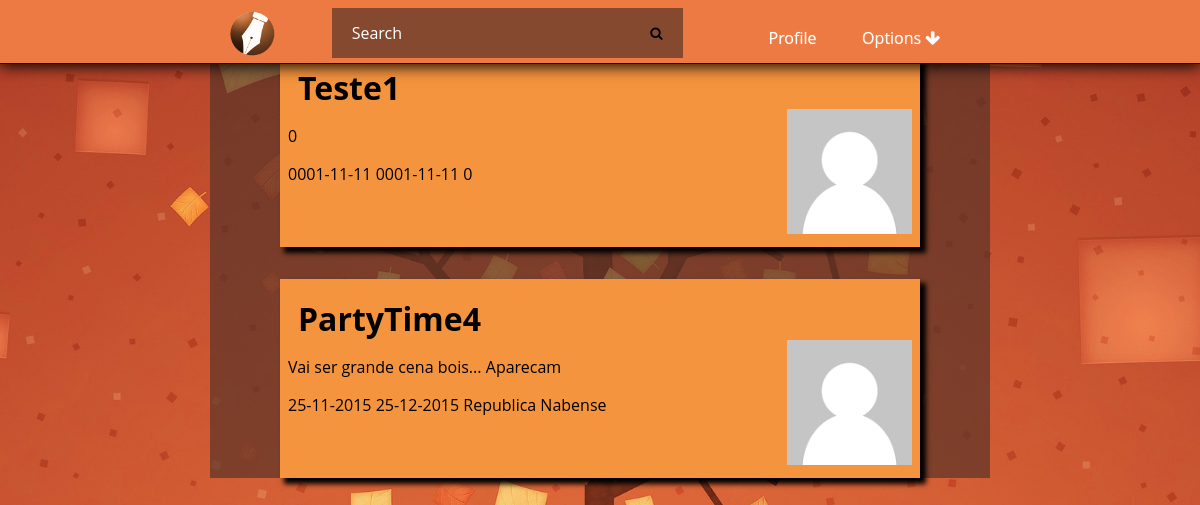
Screenshot of / (signed in) with the database file from the repository.
### tables this page shows
CREATE TABLE Event(
	idEvent INTEGER PRIMARY KEY,
	nameEvent TEXT NOT NULL,
	creationDate DATE NOT NULL,
	endDate DATE NOT NULL,
	local TEXT NOT NULL,
	public BOOLEAN,
	type TEXT,
	description TEXT,
	idPhoto INTEGER REFERENCES Photo(idPhoto),
	idOwner INTEGER REFERENCES User(idUser)
);

### databaseConnection.php (called while the page is built, shortened)
<?php
function getMyEvents(){
    $db = new PDO('sqlite:event.db');
    $stmt=$db->prepare("SELECT Event.* FROM UserEvent,Event WHERE idUser=:userId AND Event.idEvent=UserEvent.idEvent");
    $stmt->bindParam(':userId',$_SESSION["userId"],PDO::PARAM_INT);
	$stmt->execute();
	$result = $stmt->fetchAll();
    return $result;
}
?>

### index.php (the view, shortened to what this page needs)
<?php
	include_once 'databaseConnection.php';
?>
<!DOCTYPE html>
<html>
<head>
    <link rel="stylesheet" href="http://cdnjs.cloudflare.com/ajax/libs/font-awesome/4.4.0/css/font-awesome.min.css">
    <link rel="stylesheet" type="text/css" href="css/eventManager.css">
</head>
<body>
<div id="hmenu">
	<div id="containerNavBar">
		<ul class="nav">
			<a href="index.php"><img id="logo" src="static/website/logo.png"></img></a>
			<li id="search">
				<form action="" method="get">
					<input type="text" name="search_text" id="search_text" placeholder="Search" />
					<button type="submit" name="search_button" id="search_button"><i class="fa fa-search"></i></button>
				</form>
			</li>
			<li id="options">
				<a href="#">Options  <i class="fa fa-arrow-down"></i></a>
			</li>
			<li id="profile">
				<a href="profile">Profile</a>
			</li>
		</ul>
	</div>
</div>
<?php
    $results = getMyEvents();
	foreach($results as $result) { ?>
		<div class="card"  id="event<?php echo $result["idEvent"]?>"  >
			<h1><?php echo $result['nameEvent'] ?></h1>
			<div class="desc">
				<div class="descText">
					<p><?php echo $result['description'] ?></p>
					<p><?php echo $result['creationDate']." ".$result['endDate']." ".$result['local'] ?></p>
				</div>
				<div class="imgContainer">
					<img src="static/user/userDefault.png"/>
				</div>
			</div>
		</div>
	<?php } ?>
</body>
</html>

### css/eventManager.css (style rules this page uses)
html { background-image: url('\../static/website/background.jpg'); background-attachment: fixed; background-position:center center; background-size:cover; display: block; box-sizing: border-box; }
body { width: 65%; margin:0 auto; background-color: rgba(88, 52, 40, 0.69); background-attachment: fixed; margin-top: 4%; height: 100%; box-sizing: border-box; }
div#hmenu { margin: auto auto; height: 8%; background: #ED7A43; width: 100%; text-align: center; position: fixed; top:0; left:0; border-bottom:1px solid; box-shadow: 0 1px 15px 1px; box-sizing: border-box; }
.card,.cardEvent { background-color: #F5943E; width: 80%; margin: 0 auto; margin-bottom: 2em; box-shadow: 5px 5px 5px 1px; padding: 0.5em; font-family: 'Open Sans', sans-serif; }
.card h1,.cardEvent h1 { margin:0px; padding:10px; padding-bottom:0px; display: table-cell; width: 80%; }
.card .descText,.cardEvent .descText { margin: 0 auto; height: 100%; display: inline-block; padding: 0px; border: 0px; width: 80%; box-sizing: border-box; padding-right: 1em; text-align: justify; float: left; }
.card .imgContainer,.cardEvent .imgContainer { display: inline-block;border: 0;vertical-align: middle;width: 20%;margin: auto;padding: 0; }
.desc { display: block; width: 100%; height: 100%; margin: 0 auto; }
.imgContainer img { width: 100%; height: auto; }
img#logo { height: 80%;width: auto;float: left;margin-left: 1em;border-radius: 50%;margin-right: 1em; }
div#containerNavBar { display: inline-block; width: 65%; height: 100%; margin: auto; }
.nav { height: 100%; width: 100%; display: inline-block; margin: 0.5em auto; padding: 0; }
.nav li { float: left; list-style-type: none; position: relative; margin: auto 1%; display: inline-block; }
.nav li a { font-size: 16px; color: white; display: block; line-height: 60px; padding: 0 26px; text-decoration: none; font-family: 'Open Sans', sans-serif; text-shadow: 0 0 1px rgba(255, 255, 255, 0.5); }
li#search { width: 45%; height: 80%; margin-left: 5%; }
#search_text { width: 85%; padding: 10px 0 10px 20px; font-size: 16px; font-family: 'Open Sans', sans-serif; border: 0 none; height: 100%; margin-right: 0; color: white; outline: none; background: rgba(88, 52, 40, 0.69); float: left; box-sizing: border-box; transition: all 0.15s; }
#search_button { border: 0 none; background: rgba(88, 52, 40, 0.69) url(search.png) center no-repeat; width: 15%; float: left; padding: 0; text-align: center; height: 100%; cursor: pointer; }
#options a { border-left: 0 none; }
#options>a { background-image: url(triangle.png); background-position: 85% center; background-repeat: no-repeat; padding-right: 42px; }
li#profile { width: 10%; float: right; }
li#options { float:right; }
#search form { width: 100%; height: 100%; margin: 0 auto; display: inline-block; }

### rows the page displays
event: nameEvent "Teste1", description "0", creationDate "0001-11-11", endDate "0001-11-11", local "0"
event: nameEvent "PartyTime4", description "Vai ser grande cena bois... Aparecam", creationDate "25-11-2015", endDate "25-12-2015", local "Republica Nabense"
